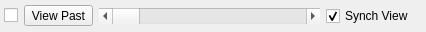
<ui version="4.0" >
 <class>HistoryControlWidget</class>
 <widget class="QWidget" name="HistoryControlWidget" >
  <property name="geometry" >
   <rect>
    <x>0</x>
    <y>0</y>
    <width>426</width>
    <height>32</height>
   </rect>
  </property>
  <property name="sizePolicy" >
   <sizepolicy vsizetype="Fixed" hsizetype="Preferred" >
    <horstretch>0</horstretch>
    <verstretch>0</verstretch>
   </sizepolicy>
  </property>
  <property name="windowTitle" >
   <string>HistoryControlWidget</string>
  </property>
  <layout class="QHBoxLayout" >
   <property name="spacing" >
    <number>-1</number>
   </property>
   <property name="leftMargin" >
    <number>4</number>
   </property>
   <property name="topMargin" >
    <number>4</number>
   </property>
   <property name="rightMargin" >
    <number>4</number>
   </property>
   <property name="bottomMargin" >
    <number>4</number>
   </property>
   <item>
    <widget class="QCheckBox" name="enabled_" >
     <property name="sizePolicy" >
      <sizepolicy vsizetype="Fixed" hsizetype="Fixed" >
       <horstretch>0</horstretch>
       <verstretch>0</verstretch>
      </sizepolicy>
     </property>
     <property name="focusPolicy" >
      <enum>Qt::NoFocus</enum>
     </property>
     <property name="toolTip" >
      <string>Check to enable history capture</string>
     </property>
     <property name="text" >
      <string/>
     </property>
     <property name="checkable" >
      <bool>true</bool>
     </property>
     <property name="checked" >
      <bool>false</bool>
     </property>
    </widget>
   </item>
   <item>
    <widget class="QToolButton" name="viewPast_" >
     <property name="minimumSize" >
      <size>
       <width>0</width>
       <height>20</height>
      </size>
     </property>
     <property name="focusPolicy" >
      <enum>Qt::NoFocus</enum>
     </property>
     <property name="toolTip" >
      <string>Click to begin viewing past messages</string>
     </property>
     <property name="text" >
      <string>View Past</string>
     </property>
     <property name="checkable" >
      <bool>true</bool>
     </property>
     <property name="checked" >
      <bool>false</bool>
     </property>
    </widget>
   </item>
   <item>
    <widget class="QScrollBar" name="pastSlider_" >
     <property name="sizePolicy" >
      <sizepolicy vsizetype="Fixed" hsizetype="MinimumExpanding" >
       <horstretch>1</horstretch>
       <verstretch>0</verstretch>
      </sizepolicy>
     </property>
     <property name="minimumSize" >
      <size>
       <width>128</width>
       <height>16</height>
      </size>
     </property>
     <property name="focusPolicy" >
      <enum>Qt::WheelFocus</enum>
     </property>
     <property name="toolTip" >
      <string>Move to change past time being viewed</string>
     </property>
     <property name="orientation" >
      <enum>Qt::Horizontal</enum>
     </property>
     <property name="invertedAppearance" >
      <bool>false</bool>
     </property>
     <property name="invertedControls" >
      <bool>false</bool>
     </property>
    </widget>
   </item>
   <item>
    <widget class="QCheckBox" name="synch_" >
     <property name="sizePolicy" >
      <sizepolicy vsizetype="Fixed" hsizetype="Fixed" >
       <horstretch>0</horstretch>
       <verstretch>0</verstretch>
      </sizepolicy>
     </property>
     <property name="maximumSize" >
      <size>
       <width>16777215</width>
       <height>16</height>
      </size>
     </property>
     <property name="toolTip" >
      <string>Check to synchronize time change among separate past views</string>
     </property>
     <property name="text" >
      <string>Synch View</string>
     </property>
     <property name="checked" >
      <bool>true</bool>
     </property>
    </widget>
   </item>
   <item>
    <spacer>
     <property name="orientation" >
      <enum>Qt::Horizontal</enum>
     </property>
     <property name="sizeType" >
      <enum>QSizePolicy::Fixed</enum>
     </property>
     <property name="sizeHint" >
      <size>
       <width>8</width>
       <height>24</height>
      </size>
     </property>
    </spacer>
   </item>
  </layout>
 </widget>
 <resources/>
 <connections/>
</ui>
